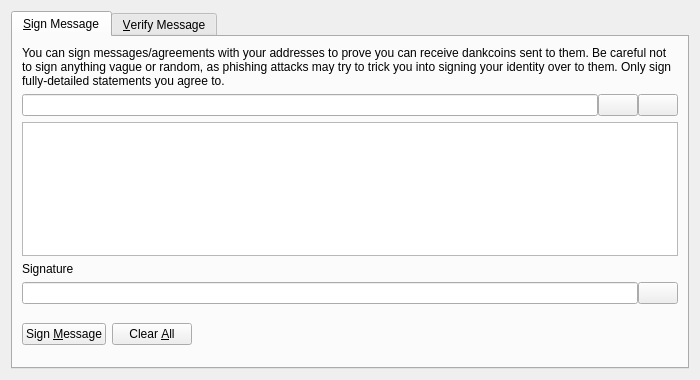
<?xml version="1.0" encoding="UTF-8"?>
<ui version="4.0">
 <class>SignVerifyMessageDialog</class>
 <widget class="QDialog" name="SignVerifyMessageDialog">
  <property name="geometry">
   <rect>
    <x>0</x>
    <y>0</y>
    <width>700</width>
    <height>380</height>
   </rect>
  </property>
  <property name="windowTitle">
   <string>Signatures - Sign / Verify a Message</string>
  </property>
  <property name="modal">
   <bool>true</bool>
  </property>
  <layout class="QVBoxLayout" name="verticalLayout">
   <item>
    <widget class="QTabWidget" name="tabWidget">
     <property name="currentIndex">
      <number>0</number>
     </property>
     <widget class="QWidget" name="tabSignMessage">
      <attribute name="title">
       <string>&amp;Sign Message</string>
      </attribute>
      <layout class="QVBoxLayout" name="verticalLayout_SM">
       <item>
        <widget class="QLabel" name="infoLabel_SM">
         <property name="text">
          <string>You can sign messages/agreements with your addresses to prove you can receive dankcoins sent to them. Be careful not to sign anything vague or random, as phishing attacks may try to trick you into signing your identity over to them. Only sign fully-detailed statements you agree to.</string>
         </property>
         <property name="textFormat">
          <enum>Qt::PlainText</enum>
         </property>
         <property name="wordWrap">
          <bool>true</bool>
         </property>
        </widget>
       </item>
       <item>
        <layout class="QHBoxLayout" name="horizontalLayout_1_SM">
         <property name="spacing">
          <number>0</number>
         </property>
         <item>
          <widget class="QValidatedLineEdit" name="addressIn_SM">
           <property name="toolTip">
            <string>The Dankcoin address to sign the message with</string>
           </property>
          </widget>
         </item>
         <item>
          <widget class="QPushButton" name="addressBookButton_SM">
           <property name="toolTip">
            <string>Choose previously used address</string>
           </property>
           <property name="text">
            <string/>
           </property>
           <property name="icon">
            <iconset resource="../dankcoin.qrc">
             <normaloff>:/icons/address-book</normaloff>:/icons/address-book</iconset>
           </property>
           <property name="shortcut">
            <string>Alt+A</string>
           </property>
           <property name="autoDefault">
            <bool>false</bool>
           </property>
          </widget>
         </item>
         <item>
          <widget class="QPushButton" name="pasteButton_SM">
           <property name="toolTip">
            <string>Paste address from clipboard</string>
           </property>
           <property name="text">
            <string/>
           </property>
           <property name="icon">
            <iconset resource="../dankcoin.qrc">
             <normaloff>:/icons/editpaste</normaloff>:/icons/editpaste</iconset>
           </property>
           <property name="shortcut">
            <string>Alt+P</string>
           </property>
           <property name="autoDefault">
            <bool>false</bool>
           </property>
          </widget>
         </item>
        </layout>
       </item>
       <item>
        <widget class="QPlainTextEdit" name="messageIn_SM">
         <property name="toolTip">
          <string>Enter the message you want to sign here</string>
         </property>
        </widget>
       </item>
       <item>
        <widget class="QLabel" name="signatureLabel_SM">
         <property name="text">
          <string>Signature</string>
         </property>
         <property name="textFormat">
          <enum>Qt::PlainText</enum>
         </property>
        </widget>
       </item>
       <item>
        <layout class="QHBoxLayout" name="horizontalLayout_2_SM">
         <property name="spacing">
          <number>0</number>
         </property>
         <item>
          <widget class="QLineEdit" name="signatureOut_SM">
           <property name="font">
            <font>
             <italic>true</italic>
            </font>
           </property>
           <property name="readOnly">
            <bool>true</bool>
           </property>
          </widget>
         </item>
         <item>
          <widget class="QPushButton" name="copySignatureButton_SM">
           <property name="toolTip">
            <string>Copy the current signature to the system clipboard</string>
           </property>
           <property name="text">
            <string/>
           </property>
           <property name="icon">
            <iconset resource="../dankcoin.qrc">
             <normaloff>:/icons/editcopy</normaloff>:/icons/editcopy</iconset>
           </property>
           <property name="autoDefault">
            <bool>false</bool>
           </property>
          </widget>
         </item>
        </layout>
       </item>
       <item>
        <layout class="QHBoxLayout" name="horizontalLayout_3_SM">
         <item>
          <widget class="QPushButton" name="signMessageButton_SM">
           <property name="toolTip">
            <string>Sign the message to prove you own this Dankcoin address</string>
           </property>
           <property name="text">
            <string>Sign &amp;Message</string>
           </property>
           <property name="icon">
            <iconset resource="../dankcoin.qrc">
             <normaloff>:/icons/edit</normaloff>:/icons/edit</iconset>
           </property>
           <property name="autoDefault">
            <bool>false</bool>
           </property>
          </widget>
         </item>
         <item>
          <widget class="QPushButton" name="clearButton_SM">
           <property name="toolTip">
            <string>Reset all sign message fields</string>
           </property>
           <property name="text">
            <string>Clear &amp;All</string>
           </property>
           <property name="icon">
            <iconset resource="../dankcoin.qrc">
             <normaloff>:/icons/remove</normaloff>:/icons/remove</iconset>
           </property>
           <property name="autoDefault">
            <bool>false</bool>
           </property>
          </widget>
         </item>
         <item>
          <spacer name="horizontalSpacer_1_SM">
           <property name="orientation">
            <enum>Qt::Horizontal</enum>
           </property>
           <property name="sizeHint" stdset="0">
            <size>
             <width>40</width>
             <height>48</height>
            </size>
           </property>
          </spacer>
         </item>
         <item>
          <widget class="QLabel" name="statusLabel_SM">
           <property name="font">
            <font>
             <weight>75</weight>
             <bold>true</bold>
            </font>
           </property>
           <property name="text">
            <string/>
           </property>
           <property name="wordWrap">
            <bool>true</bool>
           </property>
          </widget>
         </item>
         <item>
          <spacer name="horizontalSpacer_2_SM">
           <property name="orientation">
            <enum>Qt::Horizontal</enum>
           </property>
           <property name="sizeHint" stdset="0">
            <size>
             <width>40</width>
             <height>48</height>
            </size>
           </property>
          </spacer>
         </item>
        </layout>
       </item>
      </layout>
     </widget>
     <widget class="QWidget" name="tabVerifyMessage">
      <attribute name="title">
       <string>&amp;Verify Message</string>
      </attribute>
      <layout class="QVBoxLayout" name="verticalLayout_VM">
       <item>
        <widget class="QLabel" name="infoLabel_VM">
         <property name="text">
          <string>Enter the receiver's address, message (ensure you copy line breaks, spaces, tabs, etc. exactly) and signature below to verify the message. Be careful not to read more into the signature than what is in the signed message itself, to avoid being tricked by a man-in-the-middle attack. Note that this only proves the signing party receives with the address, it cannot prove sendership of any transaction!</string>
         </property>
         <property name="textFormat">
          <enum>Qt::PlainText</enum>
         </property>
         <property name="alignment">
          <set>Qt::AlignLeading|Qt::AlignLeft|Qt::AlignTop</set>
         </property>
         <property name="wordWrap">
          <bool>true</bool>
         </property>
        </widget>
       </item>
       <item>
        <layout class="QHBoxLayout" name="horizontalLayout_1_VM">
         <property name="spacing">
          <number>0</number>
         </property>
         <item>
          <widget class="QValidatedLineEdit" name="addressIn_VM">
           <property name="toolTip">
            <string>The Dankcoin address the message was signed with</string>
           </property>
          </widget>
         </item>
         <item>
          <widget class="QPushButton" name="addressBookButton_VM">
           <property name="toolTip">
            <string>Choose previously used address</string>
           </property>
           <property name="text">
            <string/>
           </property>
           <property name="icon">
            <iconset resource="../dankcoin.qrc">
             <normaloff>:/icons/address-book</normaloff>:/icons/address-book</iconset>
           </property>
           <property name="shortcut">
            <string>Alt+A</string>
           </property>
           <property name="autoDefault">
            <bool>false</bool>
           </property>
          </widget>
         </item>
        </layout>
       </item>
       <item>
        <widget class="QPlainTextEdit" name="messageIn_VM"/>
       </item>
       <item>
        <widget class="QValidatedLineEdit" name="signatureIn_VM"/>
       </item>
       <item>
        <layout class="QHBoxLayout" name="horizontalLayout_2_VM">
         <item>
          <widget class="QPushButton" name="verifyMessageButton_VM">
           <property name="toolTip">
            <string>Verify the message to ensure it was signed with the specified Dankcoin address</string>
           </property>
           <property name="text">
            <string>Verify &amp;Message</string>
           </property>
           <property name="icon">
            <iconset resource="../dankcoin.qrc">
             <normaloff>:/icons/transaction_0</normaloff>:/icons/transaction_0</iconset>
           </property>
           <property name="autoDefault">
            <bool>false</bool>
           </property>
          </widget>
         </item>
         <item>
          <widget class="QPushButton" name="clearButton_VM">
           <property name="toolTip">
            <string>Reset all verify message fields</string>
           </property>
           <property name="text">
            <string>Clear &amp;All</string>
           </property>
           <property name="icon">
            <iconset resource="../dankcoin.qrc">
             <normaloff>:/icons/remove</normaloff>:/icons/remove</iconset>
           </property>
           <property name="autoDefault">
            <bool>false</bool>
           </property>
          </widget>
         </item>
         <item>
          <spacer name="horizontalSpacer_1_VM">
           <property name="orientation">
            <enum>Qt::Horizontal</enum>
           </property>
           <property name="sizeHint" stdset="0">
            <size>
             <width>40</width>
             <height>48</height>
            </size>
           </property>
          </spacer>
         </item>
         <item>
          <widget class="QLabel" name="statusLabel_VM">
           <property name="font">
            <font>
             <weight>75</weight>
             <bold>true</bold>
            </font>
           </property>
           <property name="text">
            <string/>
           </property>
           <property name="wordWrap">
            <bool>true</bool>
           </property>
          </widget>
         </item>
         <item>
          <spacer name="horizontalSpacer_2_VM">
           <property name="orientation">
            <enum>Qt::Horizontal</enum>
           </property>
           <property name="sizeHint" stdset="0">
            <size>
             <width>40</width>
             <height>48</height>
            </size>
           </property>
          </spacer>
         </item>
        </layout>
       </item>
      </layout>
     </widget>
    </widget>
   </item>
  </layout>
 </widget>
 <customwidgets>
  <customwidget>
   <class>QValidatedLineEdit</class>
   <extends>QLineEdit</extends>
   <header>qvalidatedlineedit.h</header>
  </customwidget>
 </customwidgets>
 <resources>
  <include location="../dankcoin.qrc"/>
 </resources>
 <connections/>
</ui>
